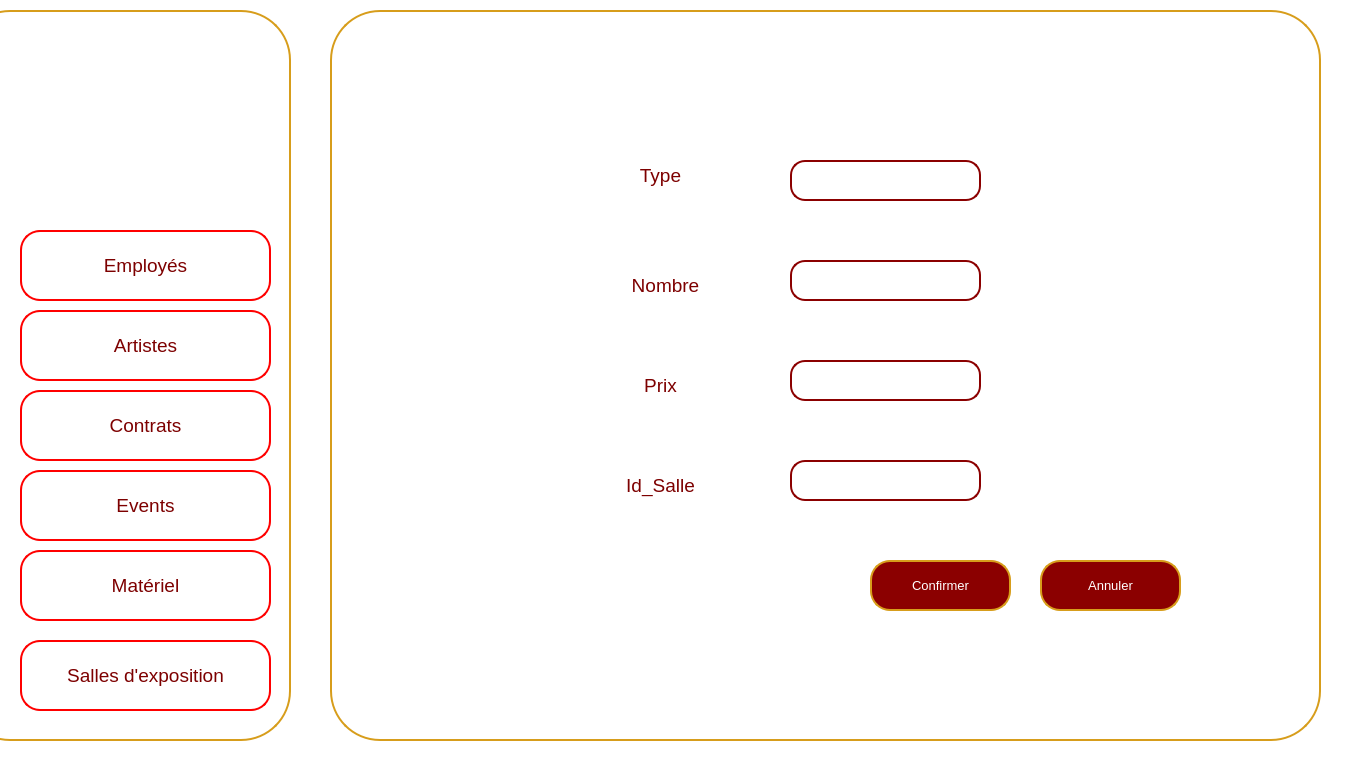
<?xml version="1.0" encoding="UTF-8"?>
<ui version="4.0">
 <class>AjouterMatriels</class>
 <widget class="QMainWindow" name="AjouterMatriels">
  <property name="geometry">
   <rect>
    <x>0</x>
    <y>0</y>
    <width>1357</width>
    <height>764</height>
   </rect>
  </property>
  <property name="windowTitle">
   <string>DarZmen</string>
  </property>
  <property name="windowIcon">
   <iconset resource="src.qrc">
    <normaloff>:/src/logo (2).png</normaloff>:/src/logo (2).png</iconset>
  </property>
  <property name="styleSheet">
   <string notr="true">background-color: rgb(255, 255, 255);</string>
  </property>
  <widget class="QWidget" name="centralwidget">
   <widget class="QWidget" name="Menu_widget" native="true">
    <property name="geometry">
     <rect>
      <x>0</x>
      <y>10</y>
      <width>301</width>
      <height>731</height>
     </rect>
    </property>
    <property name="cursor">
     <cursorShape>ArrowCursor</cursorShape>
    </property>
    <property name="styleSheet">
     <string notr="true">background-color: rgb(255, 255, 255);</string>
    </property>
    <widget class="QPushButton" name="border1">
     <property name="geometry">
      <rect>
       <x>-40</x>
       <y>0</y>
       <width>331</width>
       <height>731</height>
      </rect>
     </property>
     <property name="styleSheet">
      <string notr="true">/*QPushButton {
    background-color: white;
    color: darkred;
    border: 2px solid darkred;
    border-radius: 50px; 
    padding: 10px; 
}*/
QPushButton {
    background-color: white;
    color: darkred;
    border: 2px solid rgb(215, 157, 27);
    border-radius: 50px;
    padding: 10px; 
}
</string>
     </property>
     <property name="text">
      <string/>
     </property>
    </widget>
    <widget class="QLabel" name="logo">
     <property name="geometry">
      <rect>
       <x>40</x>
       <y>20</y>
       <width>221</width>
       <height>181</height>
      </rect>
     </property>
     <property name="text">
      <string/>
     </property>
     <property name="pixmap">
      <pixmap resource="src.qrc">:/src/logo (2).png</pixmap>
     </property>
    </widget>
    <widget class="QPushButton" name="matariel">
     <property name="geometry">
      <rect>
       <x>20</x>
       <y>540</y>
       <width>251</width>
       <height>71</height>
      </rect>
     </property>
     <property name="font">
      <font>
       <family>MS Shell Dlg 2</family>
       <pointsize>14</pointsize>
       <weight>50</weight>
       <italic>false</italic>
       <bold>false</bold>
      </font>
     </property>
     <property name="styleSheet">
      <string notr="true">QPushButton {
    background-color: white;
    color: rgb(125, 0, 0);
    border: 2px solid rgb(255, 0, 0); 
    border-radius: 20px; 
    padding: 10px; 
    transition: background-color 0.3s, color 0.3s; 
}
QPushButton:hover {
    background-color: rgb(215, 157, 27);
    color: white;
    border: 4px solid rgb(215, 157, 27); 
    outline: none; 
}</string>
     </property>
     <property name="text">
      <string>Matériel</string>
     </property>
     <property name="icon">
      <iconset>
       <normaloff>../../780575.png</normaloff>../../780575.png</iconset>
     </property>
     <property name="iconSize">
      <size>
       <width>100</width>
       <height>50</height>
      </size>
     </property>
    </widget>
    <widget class="QPushButton" name="salles">
     <property name="geometry">
      <rect>
       <x>20</x>
       <y>630</y>
       <width>251</width>
       <height>71</height>
      </rect>
     </property>
     <property name="font">
      <font>
       <family>MS Shell Dlg 2</family>
       <pointsize>14</pointsize>
       <weight>50</weight>
       <italic>false</italic>
       <bold>false</bold>
      </font>
     </property>
     <property name="styleSheet">
      <string notr="true">QPushButton {
    background-color: white;
    color: rgb(125, 0, 0);
    border: 2px solid rgb(255, 0, 0); 
    border-radius: 20px; 
    padding: 10px; 
    transition: background-color 0.3s, color 0.3s; 
}
QPushButton:hover {
    background-color: rgb(215, 157, 27);
    color: white;
    border: 4px solid rgb(215, 157, 27); 
    outline: none; 
}</string>
     </property>
     <property name="text">
      <string>Salles d'exposition</string>
     </property>
     <property name="icon">
      <iconset>
       <normaloff>../../780575.png</normaloff>../../780575.png</iconset>
     </property>
     <property name="iconSize">
      <size>
       <width>100</width>
       <height>50</height>
      </size>
     </property>
    </widget>
    <widget class="QPushButton" name="employes">
     <property name="geometry">
      <rect>
       <x>20</x>
       <y>220</y>
       <width>251</width>
       <height>71</height>
      </rect>
     </property>
     <property name="font">
      <font>
       <family>MS Shell Dlg 2</family>
       <pointsize>14</pointsize>
       <weight>50</weight>
       <italic>false</italic>
       <bold>false</bold>
      </font>
     </property>
     <property name="styleSheet">
      <string notr="true">QPushButton {
    background-color: white;
    color: rgb(125, 0, 0);
    border: 2px solid rgb(255, 0, 0); 
    border-radius: 20px; 
    padding: 10px; 
    transition: background-color 0.3s, color 0.3s; 
}
QPushButton:hover {
    background-color: rgb(215, 157, 27);
    color: white;
    border: 4px solid rgb(215, 157, 27); 
    outline: none; 
}</string>
     </property>
     <property name="text">
      <string>Employés</string>
     </property>
     <property name="icon">
      <iconset>
       <normaloff>../../780575.png</normaloff>../../780575.png</iconset>
     </property>
     <property name="iconSize">
      <size>
       <width>100</width>
       <height>50</height>
      </size>
     </property>
    </widget>
    <widget class="QPushButton" name="artistes">
     <property name="geometry">
      <rect>
       <x>20</x>
       <y>300</y>
       <width>251</width>
       <height>71</height>
      </rect>
     </property>
     <property name="font">
      <font>
       <family>MS Shell Dlg 2</family>
       <pointsize>14</pointsize>
       <weight>50</weight>
       <italic>false</italic>
       <bold>false</bold>
      </font>
     </property>
     <property name="styleSheet">
      <string notr="true">QPushButton {
    background-color: white;
    color: rgb(125, 0, 0);
    border: 2px solid rgb(255, 0, 0); 
    border-radius: 20px; 
    padding: 10px; 
    transition: background-color 0.3s, color 0.3s; 
}
QPushButton:hover {
    background-color: rgb(215, 157, 27);
    color: white;
    border: 4px solid rgb(215, 157, 27); 
    outline: none; 
}</string>
     </property>
     <property name="text">
      <string>Artistes</string>
     </property>
     <property name="icon">
      <iconset>
       <normaloff>../../780575.png</normaloff>../../780575.png</iconset>
     </property>
     <property name="iconSize">
      <size>
       <width>100</width>
       <height>50</height>
      </size>
     </property>
    </widget>
    <widget class="QPushButton" name="events">
     <property name="geometry">
      <rect>
       <x>20</x>
       <y>460</y>
       <width>251</width>
       <height>71</height>
      </rect>
     </property>
     <property name="font">
      <font>
       <family>MS Shell Dlg 2</family>
       <pointsize>14</pointsize>
       <weight>50</weight>
       <italic>false</italic>
       <bold>false</bold>
      </font>
     </property>
     <property name="styleSheet">
      <string notr="true">QPushButton {
    background-color: white;
    color: rgb(125, 0, 0);
    border: 2px solid rgb(255, 0, 0); 
    border-radius: 20px; 
    padding: 10px; 
    transition: background-color 0.3s, color 0.3s; 
}
QPushButton:hover {
    background-color: rgb(215, 157, 27);
    color: white;
    border: 4px solid rgb(215, 157, 27); 
    outline: none; 
}</string>
     </property>
     <property name="text">
      <string>Events</string>
     </property>
     <property name="icon">
      <iconset>
       <normaloff>../../780575.png</normaloff>../../780575.png</iconset>
     </property>
     <property name="iconSize">
      <size>
       <width>100</width>
       <height>50</height>
      </size>
     </property>
    </widget>
    <widget class="QPushButton" name="contrats">
     <property name="geometry">
      <rect>
       <x>20</x>
       <y>380</y>
       <width>251</width>
       <height>71</height>
      </rect>
     </property>
     <property name="font">
      <font>
       <family>MS Shell Dlg 2</family>
       <pointsize>14</pointsize>
       <weight>50</weight>
       <italic>false</italic>
       <bold>false</bold>
      </font>
     </property>
     <property name="styleSheet">
      <string notr="true">QPushButton {
    background-color: white;
    color: rgb(125, 0, 0);
    border: 2px solid rgb(255, 0, 0); 
    border-radius: 20px; 
    padding: 10px; 
    transition: background-color 0.3s, color 0.3s; 
}
QPushButton:hover {
    background-color: rgb(215, 157, 27);
    color: white;
    border: 4px solid rgb(215, 157, 27); 
    outline: none; 
}</string>
     </property>
     <property name="text">
      <string>Contrats</string>
     </property>
     <property name="icon">
      <iconset>
       <normaloff>../../780575.png</normaloff>../../780575.png</iconset>
     </property>
     <property name="iconSize">
      <size>
       <width>100</width>
       <height>50</height>
      </size>
     </property>
    </widget>
   </widget>
   <widget class="QWidget" name="widget_2" native="true">
    <property name="geometry">
     <rect>
      <x>320</x>
      <y>10</y>
      <width>1011</width>
      <height>731</height>
     </rect>
    </property>
    <property name="font">
     <font>
      <pointsize>10</pointsize>
     </font>
    </property>
    <property name="styleSheet">
     <string notr="true">background-color: rgb(255, 255, 255);</string>
    </property>
    <widget class="QPushButton" name="pushButton_9">
     <property name="geometry">
      <rect>
       <x>10</x>
       <y>0</y>
       <width>991</width>
       <height>731</height>
      </rect>
     </property>
     <property name="styleSheet">
      <string notr="true">QPushButton {
    background-color: white;
    color: darkred;
    border: 2px solid rgb(215, 157, 27);
    border-radius: 50px;
    padding: 10px; 
}
</string>
     </property>
     <property name="text">
      <string/>
     </property>
    </widget>
    <widget class="QPushButton" name="facialrec">
     <property name="geometry">
      <rect>
       <x>550</x>
       <y>550</y>
       <width>141</width>
       <height>51</height>
      </rect>
     </property>
     <property name="font">
      <font>
       <pointsize>10</pointsize>
      </font>
     </property>
     <property name="styleSheet">
      <string notr="true">QPushButton {
    background-color: darkred;
    color: white;
    border: 2px solid rgb(215, 157, 27);
    border-radius: 20px; 
    padding: 10px; 
}

QPushButton:hover {
    background-color: rgb(215, 157, 27); 
}

QLineEdit {
    border: 2px solid darkred;
    border-radius: 15px; 
    padding: 5px; 
    color: white;
}

QLineEdit:focus {
    border: 2px solid darkred;
    border-radius: 15px; 
    padding: 5px; 
    color: white;
}
</string>
     </property>
     <property name="text">
      <string>Confirmer</string>
     </property>
    </widget>
    <widget class="QPushButton" name="pushButton_19">
     <property name="geometry">
      <rect>
       <x>720</x>
       <y>550</y>
       <width>141</width>
       <height>51</height>
      </rect>
     </property>
     <property name="font">
      <font>
       <pointsize>10</pointsize>
      </font>
     </property>
     <property name="styleSheet">
      <string notr="true">QPushButton {
    background-color: darkred;
    color: white;
    border: 2px solid rgb(215, 157, 27);
    border-radius: 20px; 
    padding: 10px; 
}

QPushButton:hover {
    background-color: rgb(215, 157, 27); 
}

QLineEdit {
    border: 2px solid darkred;
    border-radius: 15px; 
    padding: 5px; 
    color: white;
}

QLineEdit:focus {
    border: 2px solid darkred;
    border-radius: 15px; 
    padding: 5px; 
    color: white;
}
</string>
     </property>
     <property name="text">
      <string>Annuler</string>
     </property>
    </widget>
    <widget class="QPushButton" name="pushButton_8">
     <property name="geometry">
      <rect>
       <x>210</x>
       <y>120</y>
       <width>261</width>
       <height>91</height>
      </rect>
     </property>
     <property name="font">
      <font>
       <family>MS Shell Dlg 2</family>
       <pointsize>14</pointsize>
       <weight>50</weight>
       <italic>false</italic>
       <bold>false</bold>
      </font>
     </property>
     <property name="styleSheet">
      <string notr="true">QPushButton {
    color: rgb(125, 0, 0); 
    border-radius: 20px; 
    padding: 10px; 
    transition: background-color 0.3s, color 0.3s; 
}
</string>
     </property>
     <property name="text">
      <string>Type</string>
     </property>
     <property name="icon">
      <iconset>
       <normaloff>../780575.png</normaloff>../780575.png</iconset>
     </property>
     <property name="iconSize">
      <size>
       <width>100</width>
       <height>50</height>
      </size>
     </property>
    </widget>
    <widget class="QPushButton" name="pushButton_10">
     <property name="geometry">
      <rect>
       <x>220</x>
       <y>240</y>
       <width>251</width>
       <height>71</height>
      </rect>
     </property>
     <property name="font">
      <font>
       <family>MS Shell Dlg 2</family>
       <pointsize>14</pointsize>
       <weight>50</weight>
       <italic>false</italic>
       <bold>false</bold>
      </font>
     </property>
     <property name="styleSheet">
      <string notr="true">QPushButton {
    color: rgb(125, 0, 0); 
    border-radius: 20px; 
    padding: 10px; 
    transition: background-color 0.3s, color 0.3s; 
}
</string>
     </property>
     <property name="text">
      <string>Nombre</string>
     </property>
     <property name="icon">
      <iconset>
       <normaloff>../780575.png</normaloff>../780575.png</iconset>
     </property>
     <property name="iconSize">
      <size>
       <width>100</width>
       <height>50</height>
      </size>
     </property>
    </widget>
    <widget class="QPushButton" name="pushButton_12">
     <property name="geometry">
      <rect>
       <x>250</x>
       <y>340</y>
       <width>181</width>
       <height>71</height>
      </rect>
     </property>
     <property name="font">
      <font>
       <family>MS Shell Dlg 2</family>
       <pointsize>14</pointsize>
       <weight>50</weight>
       <italic>false</italic>
       <bold>false</bold>
      </font>
     </property>
     <property name="styleSheet">
      <string notr="true">QPushButton {
    color: rgb(125, 0, 0); 
    border-radius: 20px; 
    padding: 10px; 
    transition: background-color 0.3s, color 0.3s; 
}
</string>
     </property>
     <property name="text">
      <string>Prix</string>
     </property>
     <property name="icon">
      <iconset>
       <normaloff>../780575.png</normaloff>../780575.png</iconset>
     </property>
     <property name="iconSize">
      <size>
       <width>100</width>
       <height>50</height>
      </size>
     </property>
    </widget>
    <widget class="QPushButton" name="pushButton_13">
     <property name="geometry">
      <rect>
       <x>250</x>
       <y>440</y>
       <width>181</width>
       <height>71</height>
      </rect>
     </property>
     <property name="font">
      <font>
       <family>MS Shell Dlg 2</family>
       <pointsize>14</pointsize>
       <weight>50</weight>
       <italic>false</italic>
       <bold>false</bold>
      </font>
     </property>
     <property name="styleSheet">
      <string notr="true">QPushButton {
    color: rgb(125, 0, 0); 
    border-radius: 20px; 
    padding: 10px; 
    transition: background-color 0.3s, color 0.3s; 
}
</string>
     </property>
     <property name="text">
      <string>Id_Salle</string>
     </property>
     <property name="icon">
      <iconset>
       <normaloff>../780575.png</normaloff>../780575.png</iconset>
     </property>
     <property name="iconSize">
      <size>
       <width>100</width>
       <height>50</height>
      </size>
     </property>
    </widget>
    <widget class="QLineEdit" name="lineEdit_10">
     <property name="geometry">
      <rect>
       <x>470</x>
       <y>150</y>
       <width>191</width>
       <height>41</height>
      </rect>
     </property>
     <property name="styleSheet">
      <string notr="true">QLineEdit {
    border: 2px solid darkred;
    border-radius: 15px; /* Make it larger for a circular shape */
    padding: 5px; /* Adjust as needed */
    color: grey;
}

QLineEdit:focus {
    border: 2px solid darkred;
    border-radius: 15px; /* Make it larger for a circular shape */
    padding: 5px; /* Adjust as needed */
    color: grey;
}</string>
     </property>
     <property name="text">
      <string/>
     </property>
    </widget>
    <widget class="QLineEdit" name="lineEdit_11">
     <property name="geometry">
      <rect>
       <x>470</x>
       <y>250</y>
       <width>191</width>
       <height>41</height>
      </rect>
     </property>
     <property name="styleSheet">
      <string notr="true">QLineEdit {
    border: 2px solid darkred;
    border-radius: 15px; /* Make it larger for a circular shape */
    padding: 5px; /* Adjust as needed */
    color: grey;
}

QLineEdit:focus {
    border: 2px solid darkred;
    border-radius: 15px; /* Make it larger for a circular shape */
    padding: 5px; /* Adjust as needed */
    color: grey;
}</string>
     </property>
     <property name="text">
      <string/>
     </property>
    </widget>
    <widget class="QLineEdit" name="lineEdit_12">
     <property name="geometry">
      <rect>
       <x>470</x>
       <y>350</y>
       <width>191</width>
       <height>41</height>
      </rect>
     </property>
     <property name="styleSheet">
      <string notr="true">QLineEdit {
    border: 2px solid darkred;
    border-radius: 15px; /* Make it larger for a circular shape */
    padding: 5px; /* Adjust as needed */
    color: grey;
}

QLineEdit:focus {
    border: 2px solid darkred;
    border-radius: 15px; /* Make it larger for a circular shape */
    padding: 5px; /* Adjust as needed */
    color: grey;
}</string>
     </property>
     <property name="text">
      <string/>
     </property>
    </widget>
    <widget class="QLineEdit" name="lineEdit_13">
     <property name="geometry">
      <rect>
       <x>470</x>
       <y>450</y>
       <width>191</width>
       <height>41</height>
      </rect>
     </property>
     <property name="styleSheet">
      <string notr="true">QLineEdit {
    border: 2px solid darkred;
    border-radius: 15px; /* Make it larger for a circular shape */
    padding: 5px; /* Adjust as needed */
    color: grey;
}

QLineEdit:focus {
    border: 2px solid darkred;
    border-radius: 15px; /* Make it larger for a circular shape */
    padding: 5px; /* Adjust as needed */
    color: grey;
}</string>
     </property>
     <property name="text">
      <string/>
     </property>
    </widget>
   </widget>
  </widget>
 </widget>
 <resources>
  <include location="src.qrc"/>
 </resources>
 <connections/>
</ui>
